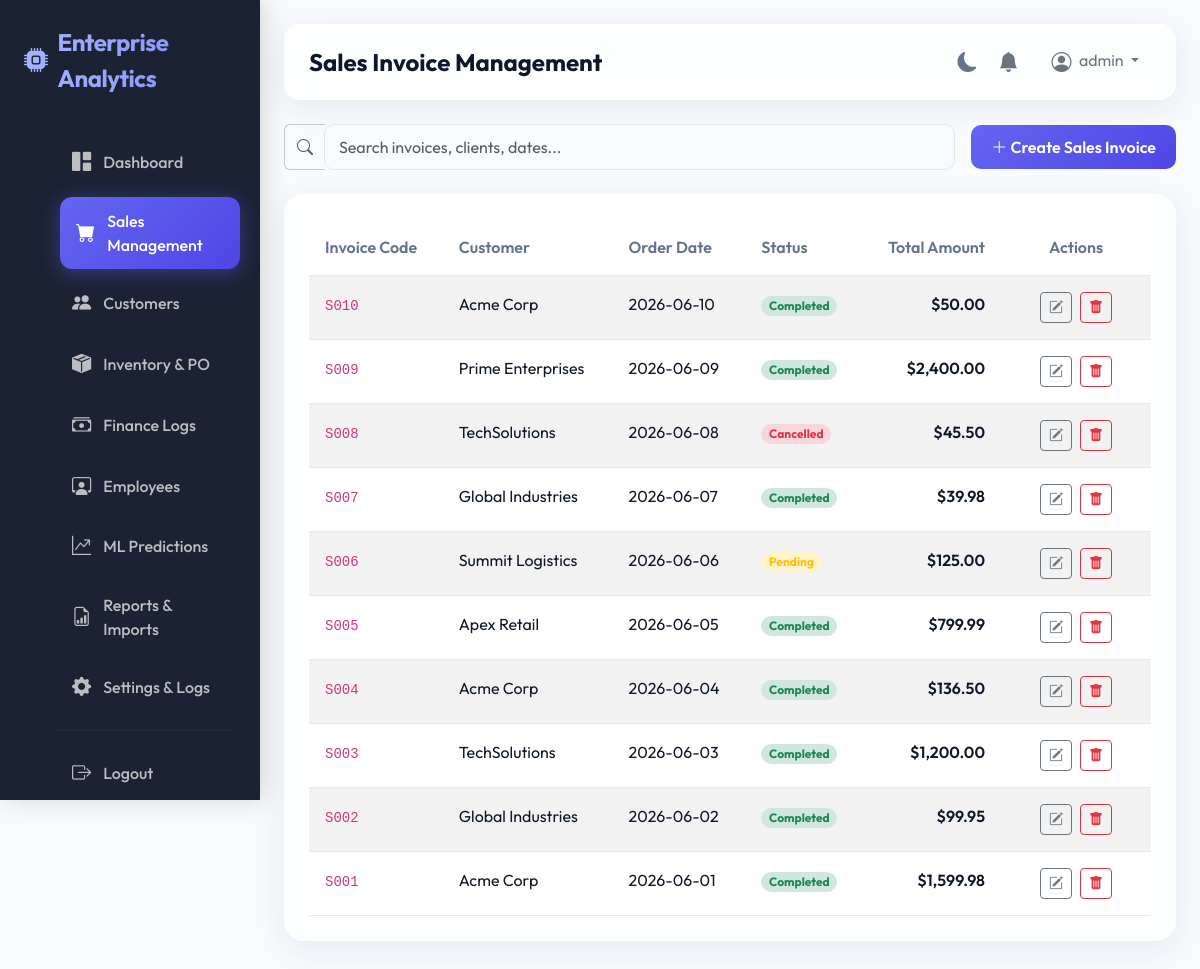
Screenshot of /sales/ (signed in) with the database file from the repository.
### models/user.py (models this page shows, shortened)
class User(db.Model, UserMixin):
    __tablename__ = 'users'
    id = db.Column(db.Integer, primary_key=True)
    username = db.Column(db.String(50), unique=True, nullable=False)
    password_hash = db.Column(db.String(255), nullable=False)
    role = db.Column(db.String(20), nullable=False, default='employee')  # admin, manager, employee
    created_at = db.Column(db.DateTime, default=datetime.utcnow)
    employee = db.relationship('Employee', back_populates='user', uselist=False)
    activity_logs = db.relationship('ActivityLog', back_populates='user')

### models/order.py (models this page shows, shortened)
class SalesOrder(db.Model):
    __tablename__ = 'sales_orders'
    id = db.Column(db.Integer, primary_key=True)
    order_code = db.Column(db.String(20), unique=True, nullable=False)
    customer_id = db.Column(db.Integer, db.ForeignKey('customers.id'), nullable=False)
    order_date = db.Column(db.Date, nullable=False, default=datetime.utcnow().date)
    status = db.Column(db.String(20), nullable=False, default='Completed')  # Completed, Pending, Cancelled
    total_amount = db.Column(db.Float, nullable=False, default=0.0)
    customer = db.relationship('Customer', back_populates='sales_orders')
    items = db.relationship('SalesItem', back_populates='sales_order', cascade='all, delete-orphan')

### models/customer.py (models this page shows, shortened)
class Customer(db.Model):
    __tablename__ = 'customers'
    id = db.Column(db.Integer, primary_key=True)
    customer_code = db.Column(db.String(20), unique=True, nullable=False)
    name = db.Column(db.String(100), nullable=False)
    email = db.Column(db.String(100), nullable=False)
    phone = db.Column(db.String(20))
    region = db.Column(db.String(50))
    status = db.Column(db.String(20), nullable=False, default='Active')  # Active, Inactive
    join_date = db.Column(db.Date, nullable=False, default=datetime.utcnow().date)
    sales_orders = db.relationship('SalesOrder', back_populates='customer')

### blueprints/sales.py (the view)
@sales_bp.route('/')
@login_required
def index():
    orders = SalesOrder.query.order_by(SalesOrder.order_date.desc()).all()
    customers = Customer.query.filter_by(status='Active').all()
    products = Product.query.all()
    return render_template('sales.html', orders=orders, customers=customers, products=products)

### templates/sales.html (shortened to what this page needs)
{% extends "base.html" %}
{% block page_title %}Sales Invoice Management{% endblock %}
{% block content %}
<div class="container-fluid px-0 animate-fade-in">
    <div class="d-flex justify-content-between align-items-center mb-4">
        <div class="search-wrapper flex-grow-1 max-width-400 me-3">
            <div class="input-group">
                <span class="input-group-text bg-transparent border-end-0 border-secondary-subtle">
                    <i class="bi bi-search text-muted"></i>
                </span>
                <input type="text" id="salesSearchInput" class="form-control border-start-0 border-secondary-subtle" placeholder="Search invoices, clients, dates..." onkeyup="searchTable('salesSearchInput', 'salesTable')">
            </div>
        </div>
        <button type="button" class="btn btn-primary-gradient" data-bs-toggle="modal" data-bs-target="#addSalesModal">
            <i class="bi bi-plus-lg"></i> Create Sales Invoice
        </button>
    </div>
    <div class="analytics-panel">
        <div class="table-responsive">
            <table class="table table-hover table-striped mb-0 custom-table" id="salesTable">
                <thead>
                    <tr>
                        <th>Invoice Code</th>
                        <th>Customer</th>
                        <th>Order Date</th>
                        <th>Status</th>
                        <th class="text-end">Total Amount</th>
                        <th class="text-center" style="width: 150px;">Actions</th>
                    </tr>
                </thead>
                <tbody>
                    {% if orders %}
                        {% for o in orders %}
                            <tr>
                                <td onclick="viewOrderDetails({{ o.id }})" style="cursor: pointer;"><code>{{ o.order_code }}</code></td>
                                <td onclick="viewOrderDetails({{ o.id }})" style="cursor: pointer;">{{ o.customer.name }}</td>
                                <td>{{ o.order_date.strftime('%Y-%m-%d') }}</td>
                                <td>
                                    <span class="badge rounded-pill {% if o.status == 'Completed' %}bg-success-subtle text-success{% elif o.status == 'Pending' %}bg-warning-subtle text-warning{% else %}bg-danger-subtle text-danger{% endif %}">
                                        {{ o.status }}
                                    </span>
                                </td>
                                <td class="text-end fw-semibold">${{ "{:,.2f}".format(o.total_amount) }}</td>
                                <td class="text-center">
                                    <div class="d-flex gap-2 justify-content-center">
                                        <button class="btn btn-sm btn-outline-secondary" data-bs-toggle="modal" data-bs-target="#editModal{{ o.id }}">
                                            <i class="bi bi-pencil-square"></i>
                                        </button>
                                        <form action="{{ url_for('sales.delete', id=o.id) }}" method="POST" onsubmit="return confirm('Are you sure you want to delete invoice {{ o.order_code }}?');">
                                            <button type="submit" class="btn btn-sm btn-outline-danger">
                                                <i class="bi bi-trash-fill"></i>
                                            </button>
                                        </form>
                                    </div>
                                </td>
                            </tr>
                        {% endfor %}
                    {% else %}
                        <tr>
                            <td colspan="6" class="text-center text-muted py-5">No Sales Invoices found. Click "Create Sales Invoice" to add one.</td>
                        </tr>
                    {% endif %}
                </tbody>
            </table>
        </div>
    </div>
</div>
{% endblock %}

### templates/base.html (shortened to what this page needs)
<!DOCTYPE html>
<html lang="en" data-theme="light">
<head>
    <link href="https://cdn.jsdelivr.net/npm/bootstrap@5.3.3/dist/css/bootstrap.min.css" rel="stylesheet">
    <link href="https://cdn.jsdelivr.net/npm/bootstrap-icons@1.11.3/font/bootstrap-icons.min.css" rel="stylesheet">
    <link href="{{ url_for('static', filename='css/style.css') }}" rel="stylesheet">
</head>
<body>
    <aside class="sidebar">
        <div class="sidebar-brand">
            <i class="bi bi-cpu-fill"></i> Enterprise Analytics
        </div>
        <ul class="sidebar-menu">
            <li class="sidebar-item">
                <a href="{{ url_for('main.dashboard') }}" class="sidebar-link {% if request.endpoint == 'main.dashboard' %}active{% endif %}">
                    <i class="bi bi-grid-1x2-fill"></i> Dashboard
                </a>
            </li>
            <li class="sidebar-item">
                <a href="{{ url_for('sales.index') }}" class="sidebar-link {% if 'sales.' in request.endpoint %}active{% endif %}">
                    <i class="bi bi-cart-fill"></i> Sales Management
                </a>
            </li>
            <li class="sidebar-item">
                <a href="{{ url_for('customers.index') }}" class="sidebar-link {% if 'customers.' in request.endpoint %}active{% endif %}">
                    <i class="bi bi-people-fill"></i> Customers
                </a>
            </li>
            <li class="sidebar-item">
                <a href="{{ url_for('inventory.index') }}" class="sidebar-link {% if 'inventory.' in request.endpoint %}active{% endif %}">
                    <i class="bi bi-box-seam-fill"></i> Inventory & PO
                </a>
            </li>
            <li class="sidebar-item">
                <a href="{{ url_for('finance.index') }}" class="sidebar-link {% if 'finance.' in request.endpoint %}active{% endif %}">
                    <i class="bi bi-cash-stack"></i> Finance Logs
                </a>
            </li>
            {% if current_user.role in ['admin', 'manager'] %}
            <li class="sidebar-item">
                <a href="{{ url_for('employees.index') }}" class="sidebar-link {% if 'employees.' in request.endpoint %}active{% endif %}">
                    <i class="bi bi-person-workspace"></i> Employees
                </a>
            </li>
            {% endif %}
            <li class="sidebar-item">
                <a href="{{ url_for('ml.index') }}" class="sidebar-link {% if 'ml.' in request.endpoint %}active{% endif %}">
                    <i class="bi bi-graph-up-arrow"></i> ML Predictions
                </a>
            </li>
            <li class="sidebar-item">
                <a href="{{ url_for('reports.index') }}" class="sidebar-link {% if 'reports.' in request.endpoint %}active{% endif %}">
                    <i class="bi bi-file-earmark-bar-graph"></i> Reports & Imports
                </a>
            </li>
            <li class="sidebar-item">
                <a href="{{ url_for('main.settings') }}" class="sidebar-link {% if request.endpoint == 'main.settings' %}active{% endif %}">
                    <i class="bi bi-gear-fill"></i> Settings & Logs
                </a>
            </li>
            <hr style="border-color: rgba(255,255,255,0.15)">
            <li class="sidebar-item">
                <a href="{{ url_for('auth.logout') }}" class="sidebar-link">
                    <i class="bi bi-box-arrow-right"></i> Logout
                </a>
            </li>
        </ul>
    </aside>
    <main class="main-wrapper">
        <header class="top-navbar">
            <h4 class="mb-0 fw-bold text-gradient">{% block page_title %}Dashboard{% endblock %}</h4>
            <div class="navbar-actions">
                <button type="button" class="theme-toggle-btn" id="themeToggleBtn">
                    <i class="bi bi-moon-fill"></i>
                </button>
                <div class="dropdown">
                    <button class="btn btn-link position-relative p-0 text-secondary" type="button" data-bs-toggle="dropdown" aria-expanded="false" onclick="markNotificationsRead()">
                        <i class="bi bi-bell-fill fs-5"></i>
                    </button>
                </div>
                <div class="dropdown">
                    <button class="btn btn-outline-secondary dropdown-toggle border-0" type="button" data-bs-toggle="dropdown" aria-expanded="false">
                        <i class="bi bi-person-circle fs-5 me-1 align-middle"></i> {{ current_user.username }}
                    </button>
                </div>
            </div>
        </header>
        {% block content %}{% endblock %}
    </main>
</body>
</html>

### static/css/style.css (style rules this page uses)
:root { --font-primary: 'Outfit', sans-serif; --bg-primary: #f8fafc; --bg-secondary: #ffffff; --bg-sidebar: rgba(15, 23, 42, 0.95); --border-color: #e2e8f0; --text-primary: #0f172a; --text-secondary: #64748b; --text-light: #f8fafc; --primary: #6366f1; --primary-gradient: linear-gradient(135deg, #6366f1 0%, #4f46e5 100%); --secondary: #10b981; --secondary-gradient: linear-gradient(135deg, #10b981 0%, #059669 100%); --accent: #f59e0b; --accent-gradient: linear-gradient(135deg, #f59e0b 0%, #d97706 100%); --danger: #ef4444; --danger-gradient: linear-gradient(135deg, #ef4444 0%, #dc2626 100%); --glass-bg: rgba(255, 255, 255, 0.7); --glass-border: rgba(255, 255, 255, 0.4); --glass-shadow: 0 8px 32px 0 rgba(31, 38, 135, 0.08); }
* { margin: 0; padding: 0; box-sizing: border-box; font-family: var(--font-primary); }
body { background-color: var(--bg-primary); color: var(--text-primary); overflow-x: hidden; transition: background-color 0.3s, color 0.3s; }
.sidebar { position: fixed; top: 0; left: 0; height: 100vh; width: 260px; background: var(--bg-sidebar); color: var(--text-light); padding: 24px; z-index: 100; transition: transform 0.3s ease-in-out; box-shadow: 4px 0 24px rgba(0, 0, 0, 0.15); }
.sidebar-brand { font-size: 1.5rem; font-weight: 700; letter-spacing: -0.5px; margin-bottom: 40px; background: linear-gradient(to right, #a5b4fc, #818cf8); -webkit-background-clip: text; -webkit-text-fill-color: transparent; display: flex; align-items: center; gap: 10px; }
.sidebar-menu { list-style: none; }
.sidebar-item { margin-bottom: 8px; }
.sidebar-link { display: flex; align-items: center; gap: 12px; padding: 12px 16px; color: rgba(255, 255, 255, 0.7); text-decoration: none; border-radius: 12px; font-weight: 500; transition: all 0.2s ease-in-out; }
.sidebar-link i { font-size: 1.2rem; }
.sidebar-link:hover, .sidebar-link.active { color: #ffffff; background: rgba(255, 255, 255, 0.1); transform: translateX(4px); }
.sidebar-link.active { background: var(--primary-gradient); box-shadow: 0 4px 20px rgba(99, 102, 241, 0.4); }
.main-wrapper { margin-left: 260px; padding: 24px; min-height: 100vh; transition: margin-left 0.3s ease-in-out; }
.top-navbar { display: flex; justify-content: space-between; align-items: center; background: var(--glass-bg); backdrop-filter: blur(12px); -webkit-backdrop-filter: blur(12px); border: 1px solid var(--glass-border); padding: 16px 24px; border-radius: 16px; box-shadow: var(--glass-shadow); margin-bottom: 24px; }
.navbar-actions { display: flex; align-items: center; gap: 20px; }
.theme-toggle-btn { background: none; border: none; color: var(--text-secondary); font-size: 1.25rem; cursor: pointer; transition: color 0.2s; }
.analytics-panel { background: var(--glass-bg); backdrop-filter: blur(12px); -webkit-backdrop-filter: blur(12px); border: 1px solid var(--glass-border); border-radius: 20px; padding: 24px; box-shadow: var(--glass-shadow); margin-bottom: 24px; }
.custom-table { width: 100%; border-collapse: collapse; }
.custom-table th { padding: 16px; text-align: left; color: var(--text-secondary); font-weight: 600; border-bottom: 1px solid var(--border-color); }
.custom-table td { padding: 16px; border-bottom: 1px solid var(--border-color); color: var(--text-primary); }
.custom-table tbody tr { transition: background-color 0.2s; }
.form-control, .form-select { background-color: var(--bg-primary) !important; border: 1px solid var(--border-color) !important; color: var(--text-primary) !important; border-radius: 10px !important; padding: 10px 14px !important; }
.btn-primary-gradient { background: var(--primary-gradient); color: #ffffff; border: none; border-radius: 10px; padding: 10px 20px; font-weight: 600; transition: all 0.2s; }
.animate-fade-in { animation: fadeInUp 0.4s ease-out forwards; }

### rows the page displays
User: username "admin"
SalesOrder: order_code "S010", customer.name "Acme Corp", order_date "2026-06-10", status "Completed", total_amount "50.00"
SalesOrder: order_code "S009", customer.name "Prime Enterprises", order_date "2026-06-09", status "Completed", total_amount "2,400.00"
SalesOrder: order_code "S008", customer.name "TechSolutions", order_date "2026-06-08", status "Cancelled", total_amount "45.50"
SalesOrder: order_code "S007", customer.name "Global Industries", order_date "2026-06-07", status "Completed", total_amount "39.98"
SalesOrder: order_code "S006", customer.name "Summit Logistics", order_date "2026-06-06", status "Pending", total_amount "125.00"
SalesOrder: order_code "S005", customer.name "Apex Retail", order_date "2026-06-05", status "Completed", total_amount "799.99"
SalesOrder: order_code "S004", customer.name "Acme Corp", order_date "2026-06-04", status "Completed", total_amount "136.50"
SalesOrder: order_code "S003", customer.name "TechSolutions", order_date "2026-06-03", status "Completed", total_amount "1,200.00"
SalesOrder: order_code "S002", customer.name "Global Industries", order_date "2026-06-02", status "Completed", total_amount "99.95"
SalesOrder: order_code "S001", customer.name "Acme Corp", order_date "2026-06-01", status "Completed", total_amount "1,599.98"
